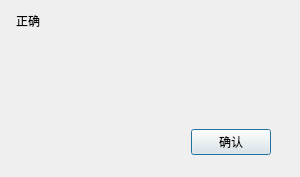
<?xml version="1.0" encoding="UTF-8"?>
<ui version="4.0">
 <class>Message_Correct</class>
 <widget class="QDialog" name="Message_Correct">
  <property name="geometry">
   <rect>
    <x>0</x>
    <y>0</y>
    <width>300</width>
    <height>177</height>
   </rect>
  </property>
  <property name="windowTitle">
   <string>Dialog</string>
  </property>
  <layout class="QVBoxLayout" name="verticalLayout">
   <property name="spacing">
    <number>0</number>
   </property>
   <property name="leftMargin">
    <number>1</number>
   </property>
   <property name="topMargin">
    <number>1</number>
   </property>
   <property name="rightMargin">
    <number>1</number>
   </property>
   <property name="bottomMargin">
    <number>1</number>
   </property>
   <item>
    <widget class="QWidget" name="widgetTitle" native="true">
     <property name="sizePolicy">
      <sizepolicy hsizetype="Preferred" vsizetype="Fixed">
       <horstretch>0</horstretch>
       <verstretch>0</verstretch>
      </sizepolicy>
     </property>
     <property name="minimumSize">
      <size>
       <width>0</width>
       <height>40</height>
      </size>
     </property>
     <property name="styleSheet">
      <string notr="true"/>
     </property>
     <layout class="QHBoxLayout" name="horizontalLayout_2">
      <property name="spacing">
       <number>0</number>
      </property>
      <property name="leftMargin">
       <number>15</number>
      </property>
      <property name="topMargin">
       <number>0</number>
      </property>
      <property name="rightMargin">
       <number>0</number>
      </property>
      <property name="bottomMargin">
       <number>0</number>
      </property>
      <item>
       <widget class="QLabel" name="labTitle">
        <property name="sizePolicy">
         <sizepolicy hsizetype="Expanding" vsizetype="Preferred">
          <horstretch>0</horstretch>
          <verstretch>0</verstretch>
         </sizepolicy>
        </property>
        <property name="palette">
         <palette>
          <active/>
          <inactive/>
          <disabled/>
         </palette>
        </property>
        <property name="styleSheet">
         <string notr="true"/>
        </property>
        <property name="text">
         <string>正确</string>
        </property>
        <property name="alignment">
         <set>Qt::AlignLeading|Qt::AlignLeft|Qt::AlignVCenter</set>
        </property>
       </widget>
      </item>
      <item>
       <widget class="QWidget" name="widgetMenu" native="true">
        <property name="sizePolicy">
         <sizepolicy hsizetype="Minimum" vsizetype="Preferred">
          <horstretch>0</horstretch>
          <verstretch>0</verstretch>
         </sizepolicy>
        </property>
        <property name="styleSheet">
         <string notr="true">QToolButton,QPushButton{
border:0px solid #FF0000;
}
QToolButton:hover,QPushButton:hover,QToolButton:pressed,QPushButton:pressed{
background:#067DB8;
}</string>
        </property>
        <layout class="QHBoxLayout" name="horizontalLayout">
         <property name="spacing">
          <number>0</number>
         </property>
         <property name="leftMargin">
          <number>0</number>
         </property>
         <property name="topMargin">
          <number>0</number>
         </property>
         <property name="rightMargin">
          <number>0</number>
         </property>
         <property name="bottomMargin">
          <number>0</number>
         </property>
         <item>
          <widget class="QPushButton" name="btnMenu_Close">
           <property name="sizePolicy">
            <sizepolicy hsizetype="Fixed" vsizetype="Expanding">
             <horstretch>0</horstretch>
             <verstretch>0</verstretch>
            </sizepolicy>
           </property>
           <property name="minimumSize">
            <size>
             <width>35</width>
             <height>0</height>
            </size>
           </property>
           <property name="maximumSize">
            <size>
             <width>35</width>
             <height>16777215</height>
            </size>
           </property>
           <property name="cursor">
            <cursorShape>ArrowCursor</cursorShape>
           </property>
           <property name="focusPolicy">
            <enum>Qt::NoFocus</enum>
           </property>
           <property name="toolTip">
            <string>关闭</string>
           </property>
           <property name="text">
            <string/>
           </property>
           <property name="flat">
            <bool>true</bool>
           </property>
          </widget>
         </item>
        </layout>
       </widget>
      </item>
     </layout>
    </widget>
   </item>
   <item>
    <widget class="QWidget" name="widgetInfo" native="true">
     <layout class="QHBoxLayout" name="horizontalLayout_4" stretch="2,10">
      <property name="spacing">
       <number>10</number>
      </property>
      <property name="leftMargin">
       <number>10</number>
      </property>
      <property name="topMargin">
       <number>20</number>
      </property>
      <property name="rightMargin">
       <number>20</number>
      </property>
      <property name="bottomMargin">
       <number>20</number>
      </property>
      <item>
       <widget class="QLabel" name="label_ico">
        <property name="styleSheet">
         <string notr="true"/>
        </property>
        <property name="text">
         <string/>
        </property>
       </widget>
      </item>
      <item>
       <widget class="QLabel" name="label_info">
        <property name="styleSheet">
         <string notr="true"/>
        </property>
        <property name="text">
         <string/>
        </property>
       </widget>
      </item>
     </layout>
    </widget>
   </item>
   <item>
    <widget class="QWidget" name="button_box" native="true">
     <layout class="QHBoxLayout" name="horizontalLayout_3" stretch="10,3,1">
      <property name="spacing">
       <number>20</number>
      </property>
      <property name="leftMargin">
       <number>10</number>
      </property>
      <property name="topMargin">
       <number>20</number>
      </property>
      <property name="rightMargin">
       <number>10</number>
      </property>
      <property name="bottomMargin">
       <number>20</number>
      </property>
      <item>
       <spacer name="horizontalSpacer">
        <property name="orientation">
         <enum>Qt::Horizontal</enum>
        </property>
        <property name="sizeHint" stdset="0">
         <size>
          <width>40</width>
          <height>20</height>
         </size>
        </property>
       </spacer>
      </item>
      <item>
       <widget class="QPushButton" name="pushButton_confirm">
        <property name="text">
         <string>确认</string>
        </property>
       </widget>
      </item>
      <item>
       <spacer name="horizontalSpacer_2">
        <property name="orientation">
         <enum>Qt::Horizontal</enum>
        </property>
        <property name="sizeHint" stdset="0">
         <size>
          <width>40</width>
          <height>20</height>
         </size>
        </property>
       </spacer>
      </item>
     </layout>
    </widget>
   </item>
  </layout>
 </widget>
 <resources/>
 <connections/>
</ui>
